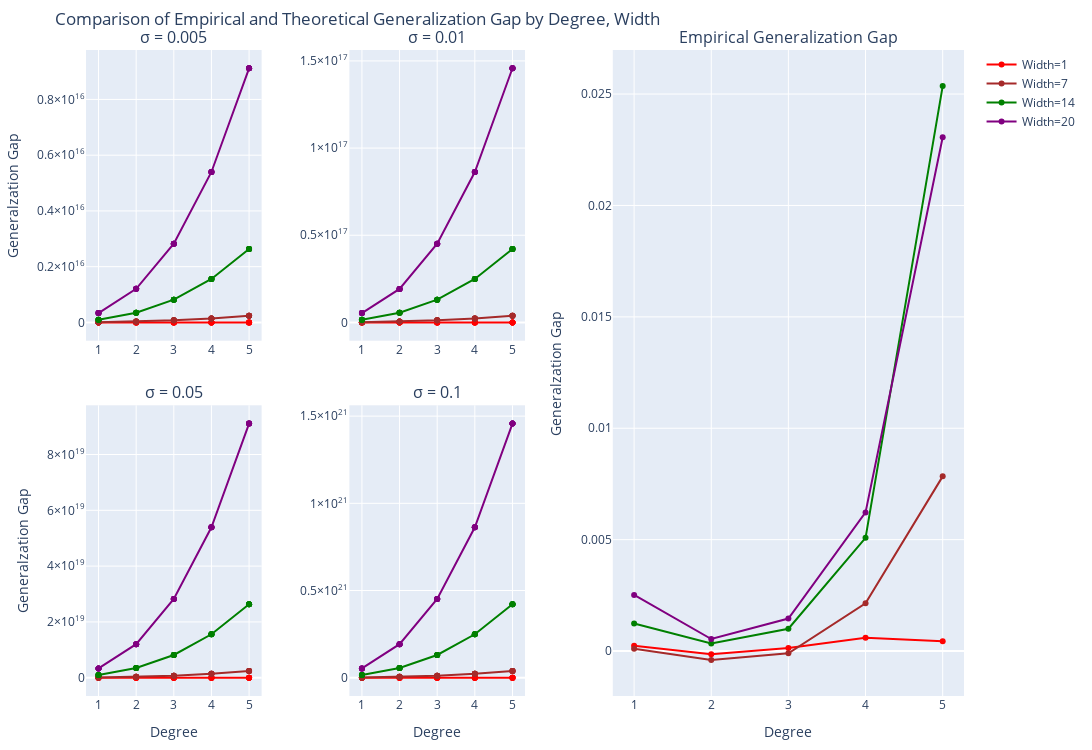

The notebook cell this image was saved under:
### Code cell
import plotly.express as px
import plotly.graph_objects as go
from plotly.subplots import make_subplots

# fig = make_subplots(rows=1, cols=2, subplot_titles=("Theoretical Generalization Gap", "Actual Generalization Gap"))
m = 10000
T = 20
D_f = T+2
Sigma = 0.001
delta = 0.2


sigmas = [ 0.005, 0.01, 0.05,  0.1]
pos = [(1, 1), (1, 2), (2, 1), (2, 2)]
fig = make_subplots(
    rows=2, cols=3,
    specs=[
        [{"type": "xy"}, {"type": "xy"}, {"rowspan": 2, "colspan": 1}],  # First row
        [{"type": "xy"}, {"type": "xy"}, None]                           # Second row
    ],
    column_widths=[0.25, 0.25, 0.5],  # Left half = 0.25+0.25, Right = 0.5
    row_heights=[0.5, 0.5],
    horizontal_spacing=0.10,
    vertical_spacing=0.10,
    subplot_titles=(f"σ = {sigmas[0]}", f"σ = {sigmas[1]}", "Empirical Generalization Gap", f"σ = {sigmas[2]}", f"σ = {sigmas[3]}")
)


# Get unique widths
unique_widths = filtered_data["width"].unique()
colors = ["red", "brown", "green", "purple"]

T = 20
D_f = T + 2
m = 10000
delta = 0.2
Sigma = 0.001

for i, sigma in enumerate(sigmas): 
    # Plot theo_gen_gap for each width
    filtered_data["theo_gen_gap"] = filtered_data.apply(
    lambda row: theoretical_gen_gap(
        sigma,
        row["width"],
        D_f,
        T,
        Sigma,
        m,
        delta,
        row["deg"]
    ),
    axis=1)
    for k, width in enumerate(unique_widths):
        subset = filtered_data[filtered_data["width"] == width]
        fig.add_trace(
            go.Scatter(x=subset["deg"], y=subset["theo_gen_gap"], mode='lines+markers', line=dict(color=colors[k]), showlegend=False),
            row=pos[i][0], col=pos[i][1]
        )

# Plot actual_gen_gap for each width, averaging over func
for k, width in enumerate(unique_widths):
    subset = filtered_data[filtered_data["width"] == width]
    avg_actual_gen_gap = subset.groupby("deg")["actual_gen_gap"].mean()
    fig.add_trace(
        go.Scatter(x=avg_actual_gen_gap.index, y=avg_actual_gen_gap.values, mode='lines+markers', line=dict(color=colors[k]), name=f"Width={width}"),
        row=1, col=3
    )

fig.update_layout(
    title="Comparison of Empirical and Theoretical Generalization Gap by Degree, Width",
    height=750,
    width=1200,
    margin=dict(t=50, b=50, l=50, r=50)
)
fig.update_xaxes(title_text="Degree", row=1, col=3)
fig.update_xaxes(title_text="Degree", row=2, col=1)
fig.update_xaxes(title_text="Degree", row=2, col=2)
fig.update_yaxes(title_text="Generalzation Gap", row=1, col=1)
fig.update_yaxes(title_text="Generalzation Gap", row=1, col=3)
fig.update_yaxes(title_text="Generalzation Gap", row=2, col=1)
fig.show()
fig.write_image("plots/vary over sigma.png", width=1200, height=750)
